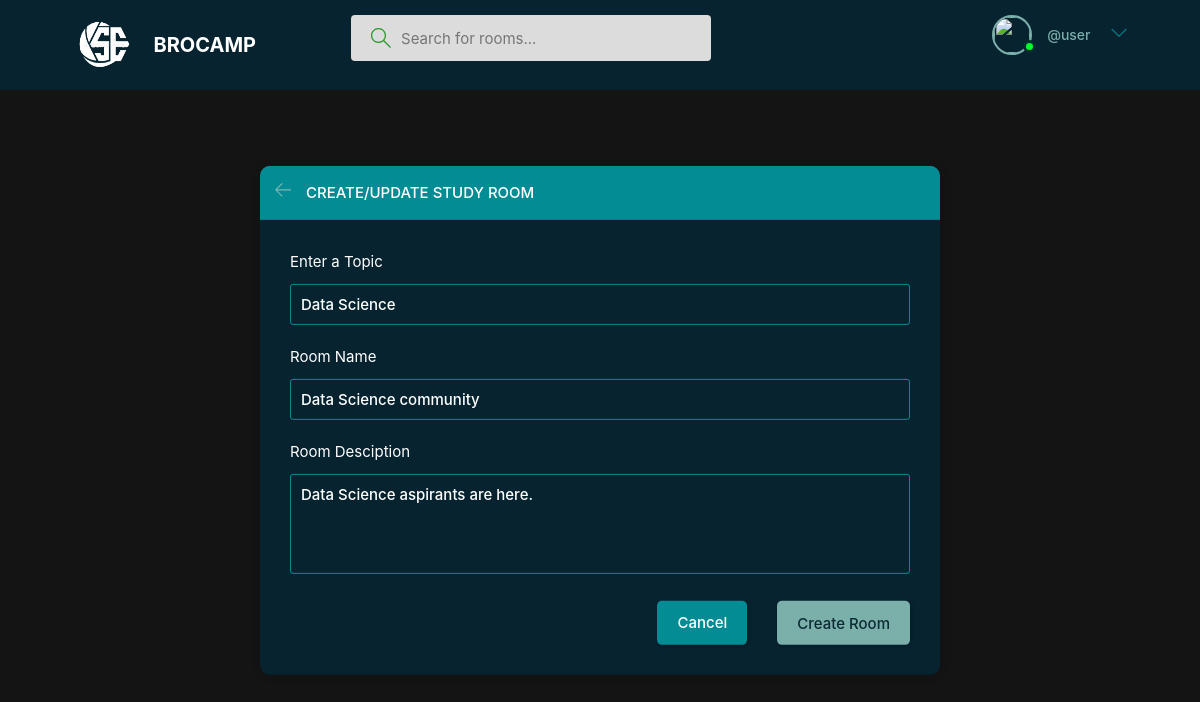
Page /update-room/19/ (signed in) on the committed database.
### base/models.py (models this page shows, shortened)
class Room(models.Model):
    host = models.ForeignKey(User, on_delete=models.SET_NULL,null=True)
    topic = models.ForeignKey(Topic, on_delete=models.SET_NULL,null=True)
    name=models.CharField(max_length=200)
    description = models.TextField(null=True, blank=True)
    participants = models.ManyToManyField(User,related_name='participants', blank=True)
    updated = models.DateTimeField(auto_now=True)
    created = models.DateTimeField(auto_now_add=True)
    class Meta:
        ordering = ['-updated','-created']

class Topic(models.Model):
    name=models.CharField(max_length=200)

### base/views.py (the view, shortened to what this page needs)
# urls.py: path('update-room/<str:pk>/',views.updateRoom,name="update-room"),
@login_required(login_url='login')
def updateRoom(request, pk):
    room = Room.objects.get(id=pk)
    form = RoomForm(instance=room)
    topics = Topic.objects.all()
    if request.user != room.host:
        return HttpResponse('you are not allowed here !!')
    context = {'form': form, 'topics': topics, 'room': room}
    return render(request, 'base/room_form.html', context)

### base/forms.py
class RoomForm(ModelForm):
     class Meta:
        model = Room
        fields = '__all__'

### base/templates/base/room_form.html (shortened to what this page needs)
{% extends 'index.html' %}
{% block content %}
<main class="create-room layout">
  <div class="container">
    <div class="layout__box">
      <div class="layout__boxHeader">
        <div class="layout__boxTitle">
          <a href="{% url 'home' %}">
            <svg version="1.1" xmlns="http://www.w3.org/2000/svg" width="32" height="32" viewBox="0 0 32 32">
              <title>arrow-left</title>
              <path
                d="M13.723 2.286l-13.723 13.714 13.719 13.714 1.616-1.611-10.96-10.96h27.625v-2.286h-27.625l10.965-10.965-1.616-1.607z">
              </path>
            </svg>
          </a>
          <h3>Create/update Study room</h3>
        </div>
      </div>
      <div class="layout__body">
        <form class="form" action="{% url 'create-room' %}" method="POST">
          <div class="form__group">
            <label for="room_topic">Enter a Topic</label>
            <input required type="text" value="{{room.topic.name}}" name="topic" list="topic-list" />
          </div>
          <div class="form__group">
            <label for="room_name">Room Name</label>
            {{form.name}}
          </div>
          <div class="form__group">
            <label for="room_description">Room Desciption</label>
            {{form.description}}
          </div>
          <div class="form__action">
            <a class="btn btn--dark" href="{% url 'home' %}">Cancel</a>
            <button class="btn btn--main" type="submit">Create Room</button>
          </div>
        </form>
      </div>
    </div>
  </div>
</main>
{% endblock content %}

### templates/nav.html (shortened to what this page needs)
{% load static %}
<header class="header header--loggedIn">
  <div class="container">
    <a href="{% url 'home' %}" class="header__logo">
      <img src="{% static 'images/logo1.png' %}" style="width:60px; height:60px" />
      <h1>BROCAMP</h1>
    </a>
    {% if request.user.is_authenticated %}
    <form class="header__search" method="GET" action="{% url 'home' %}">
      <label>
        <input name="q" placeholder="Search for rooms..." />
      </label>
    </form>
    {% endif %}
    <nav class="header__menu">
      {% if request.user.is_authenticated %}
      <div class="header__user">
        <a href="">
          <div class="avatar avatar--medium active">
            <img
              src="https://images.unsplash.com/photo-1511367461989-f85a21fda167?ixlib=rb-1.2.1&ixid=MnwxMjA3fDB8MHxzZWFyY2h8NXx8cHJvZmlsZXxlbnwwfHwwfHw%3D&w=1000&q=80" />
          </div>
          <p><span>@{{request.user.username}}</span></p>
        </a>
        <button class="dropdown-button">
          <svg version="1.1" xmlns="http://www.w3.org/2000/svg" width="32" height="32" viewBox="0 0 32 32">
            <title>chevron-down</title>
            <path d="M16 21l-13-13h-3l16 16 16-16h-3l-13 13z"></path>
          </svg>
        </button>
      </div>
      {% else %}
      <a href="{% url 'login' %}">
        <img src="{% static 'images/avatar.svg' %}" />
        <p>Login</p>
      </a>
      {% endif %}
    </nav>
  </div>
</header>

### rows in the picture
Room: topic "Data Science", name "Data Science community", description "Data Science aspirants are here."

### other values in the picture
{{ request.user.username }} "user"
